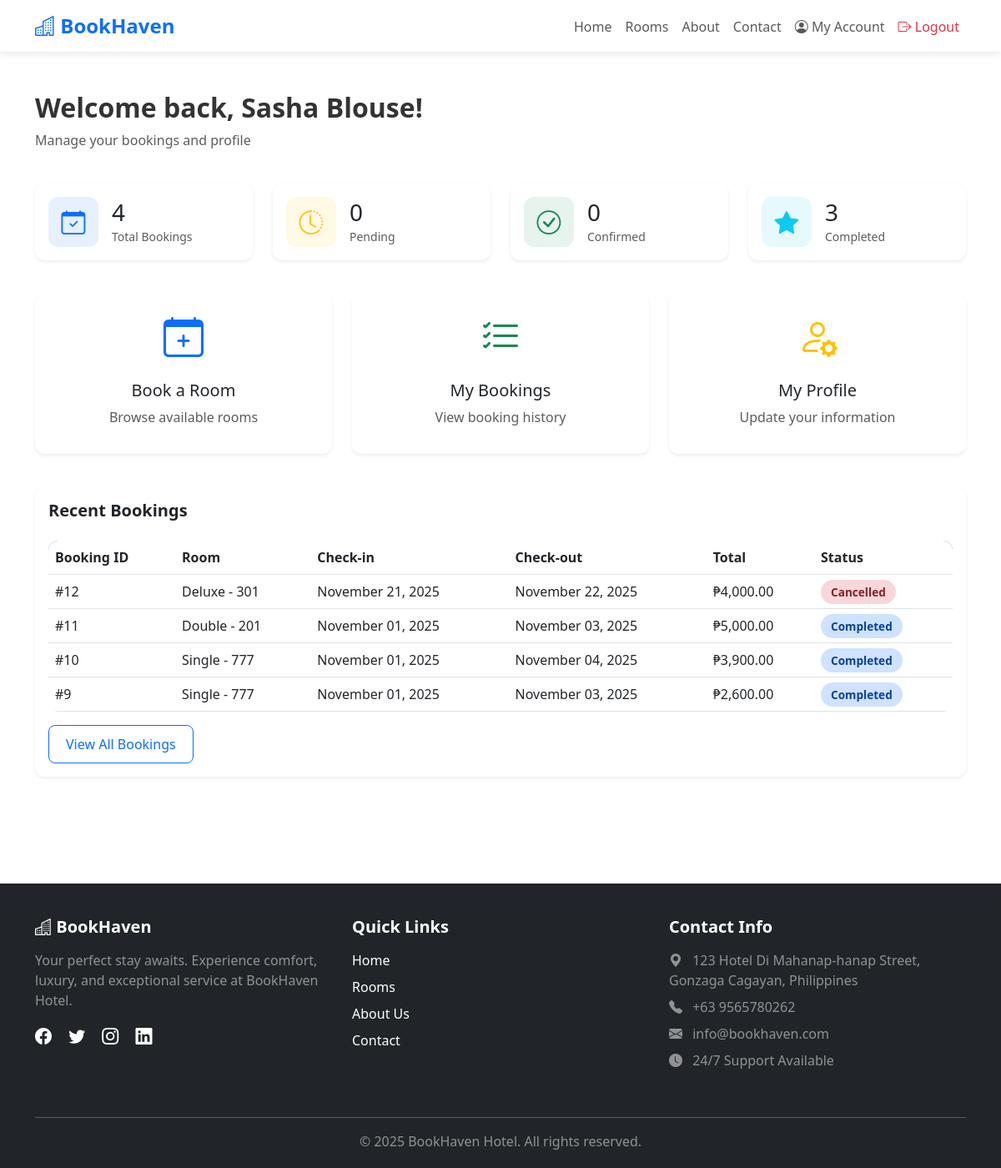
Page /guest/dashboard.php (signed in) on the committed database.
### tables this page shows
CREATE TABLE `bookings` (
  `id` int(11) NOT NULL,
  `user_id` int(11) NOT NULL,
  `room_id` int(11) NOT NULL,
  `check_in` date NOT NULL,
  `check_out` date NOT NULL,
  `total_price` decimal(10,2) NOT NULL,
  `status` enum('pending','confirmed','cancelled','completed') DEFAULT 'pending',
  `special_requests` text DEFAULT NULL,
  `created_at` timestamp NOT NULL DEFAULT current_timestamp(),
  `updated_at` timestamp NOT NULL DEFAULT current_timestamp() ON UPDATE current_timestamp()
);

CREATE TABLE `rooms` (
  `id` int(11) NOT NULL,
  `room_type` varchar(50) NOT NULL,
  `room_number` varchar(20) NOT NULL,
  `description` text DEFAULT NULL,
  `price` decimal(10,2) NOT NULL,
  `capacity` int(11) DEFAULT 2,
  `status` enum('available','occupied','maintenance') DEFAULT 'available',
  `image` varchar(255) DEFAULT NULL,
  `amenities` text DEFAULT NULL,
  `created_at` timestamp NOT NULL DEFAULT current_timestamp(),
  `updated_at` timestamp NOT NULL DEFAULT current_timestamp() ON UPDATE current_timestamp()
);

### config.php (called while the page is built, shortened)
<?php
function formatCurrency($amount) {
    return '₱' . number_format($amount, 2);
}
function formatDate($date) {
    return date('F d, Y', strtotime($date));
}
?>

### guest/dashboard.php (the view, shortened to what this page needs)
<?php
require_once '../config.php';
$conn = getDBConnection();
$user_id = $_SESSION['user_id'];
$stats_query = "SELECT
    COUNT(*) as total_bookings,
    SUM(CASE WHEN status = 'pending' THEN 1 ELSE 0 END) as pending,
    SUM(CASE WHEN status = 'confirmed' THEN 1 ELSE 0 END) as confirmed,
    SUM(CASE WHEN status = 'completed' THEN 1 ELSE 0 END) as completed
    FROM bookings WHERE user_id = ?";
$stmt = $conn->prepare($stats_query);
$stmt->bind_param("i", $user_id);
$stmt->execute();
$stats = $stmt->get_result()->fetch_assoc();
$bookings_query = "SELECT b.*, r.room_type, r.room_number
                   FROM bookings b
                   JOIN rooms r ON b.room_id = r.id
                   WHERE b.user_id = ?
                   ORDER BY b.created_at DESC LIMIT 5";
$stmt = $conn->prepare($bookings_query);
$stmt->bind_param("i", $user_id);
$stmt->execute();
$bookings = $stmt->get_result();
?>
<!DOCTYPE html>
<html lang="en">
<head>
    <link href="https://cdn.jsdelivr.net/npm/bootstrap@5.3.0/dist/css/bootstrap.min.css" rel="stylesheet">
    <link rel="stylesheet" href="https://cdn.jsdelivr.net/npm/bootstrap-icons@1.10.0/font/bootstrap-icons.css">
    <link rel="stylesheet" href="../assets/css/style.css">
</head>
<body>
    <?php include '../includes/navbar.php'; ?>
    <div class="container py-5">
        <div class="row">
            <div class="col-12 mb-4">
                <h2 class="fw-bold">Welcome back, <?php echo $_SESSION['name']; ?>!</h2>
                <p class="text-muted">Manage your bookings and profile</p>
            </div>
        </div>
        <div class="row mb-4">
            <div class="col-md-3 mb-3">
                <div class="card dashboard-card shadow-sm">
                    <div class="card-body">
                        <div class="d-flex align-items-center">
                            <div class="dashboard-icon bg-primary bg-opacity-10 text-primary me-3">
                                <i class="bi bi-calendar-check"></i>
                            </div>
                            <div>
                                <h3 class="mb-0"><?php echo $stats['total_bookings']; ?></h3>
                                <small class="text-muted">Total Bookings</small>
                            </div>
                        </div>
                    </div>
                </div>
            </div>
            <div class="col-md-3 mb-3">
                <div class="card dashboard-card shadow-sm">
                    <div class="card-body">
                        <div class="d-flex align-items-center">
                            <div class="dashboard-icon bg-warning bg-opacity-10 text-warning me-3">
                                <i class="bi bi-clock-history"></i>
                            </div>
                            <div>
                                <h3 class="mb-0"><?php echo $stats['pending']; ?></h3>
                                <small class="text-muted">Pending</small>
                            </div>
                        </div>
                    </div>
                </div>
            </div>
            <div class="col-md-3 mb-3">
                <div class="card dashboard-card shadow-sm">
                    <div class="card-body">
                        <div class="d-flex align-items-center">
                            <div class="dashboard-icon bg-success bg-opacity-10 text-success me-3">
                                <i class="bi bi-check-circle"></i>
                            </div>
                            <div>
                                <h3 class="mb-0"><?php echo $stats['confirmed']; ?></h3>
                                <small class="text-muted">Confirmed</small>
                            </div>
                        </div>
                    </div>
                </div>
            </div>
            <div class="col-md-3 mb-3">
                <div class="card dashboard-card shadow-sm">
                    <div class="card-body">
                        <div class="d-flex align-items-center">
                            <div class="dashboard-icon bg-info bg-opacity-10 text-info me-3">
                                <i class="bi bi-star-fill"></i>
                            </div>
                            <div>
                                <h3 class="mb-0"><?php echo $stats['completed']; ?></h3>
                                <small class="text-muted">Completed</small>
                            </div>
                        </div>
                    </div>
                </div>
            </div>
        </div>
        <div class="row mb-4">
            <div class="col-md-4 mb-3">
                <a href="../rooms.php" class="text-decoration-none">
                    <div class="card h-100 shadow-sm">
                        <div class="card-body text-center">
                            <i class="bi bi-calendar-plus text-primary" style="font-size: 3rem;"></i>
                            <h5 class="mt-3">Book a Room</h5>
                            <p class="text-muted">Browse available rooms</p>
                        </div>
                    </div>
                </a>
            </div>
            <div class="col-md-4 mb-3">
                <a href="my-bookings.php" class="text-decoration-none">
                    <div class="card h-100 shadow-sm">
                        <div class="card-body text-center">
                            <i class="bi bi-list-check text-success" style="font-size: 3rem;"></i>
                            <h5 class="mt-3">My Bookings</h5>
                            <p class="text-muted">View booking history</p>
                        </div>
                    </div>
                </a>
            </div>
            <div class="col-md-4 mb-3">
                <a href="profile.php" class="text-decoration-none">
                    <div class="card h-100 shadow-sm">
                        <div class="card-body text-center">
                            <i class="bi bi-person-gear text-warning" style="font-size: 3rem;"></i>
                            <h5 class="mt-3">My Profile</h5>
                            <p class="text-muted">Update your information</p>
                        </div>
                    </div>
                </a>
            </div>
        </div>
        <div class="card shadow-sm">
            <div class="card-body">
                <h5 class="fw-bold mb-4">Recent Bookings</h5>
                <?php if ($bookings->num_rows > 0): ?>
                    <div class="table-responsive">
                        <table class="table">
                            <thead>
                                <tr>
                                    <th>Booking ID</th>
                                    <th>Room</th>
                                    <th>Check-in</th>
                                    <th>Check-out</th>
                                    <th>Total</th>
                                    <th>Status</th>
                                </tr>
                            </thead>
                            <tbody>
                                <?php while($booking = $bookings->fetch_assoc()): ?>
                                <tr>
                                    <td>#<?php echo $booking['id']; ?></td>
                                    <td><?php echo $booking['room_type']; ?> - <?php echo $booking['room_number']; ?></td>
                                    <td><?php echo formatDate($booking['check_in']); ?></td>
                                    <td><?php echo formatDate($booking['check_out']); ?></td>
                                    <td><?php echo formatCurrency($booking['total_price']); ?></td>
                                    <td>
                                        <span class="status-badge status-<?php echo $booking['status']; ?>">
                                            <?php echo ucfirst($booking['status']); ?>
                                        </span>
                                    </td>
                                </tr>
                                <?php endwhile; ?>
                            </tbody>
                        </table>
                    </div>
                    <a href="my-bookings.php" class="btn btn-outline-primary">View All Bookings</a>
                <?php endif; ?>
            </div>
        </div>
    </div>
    <?php include '../includes/footer.php'; ?>
</body>
</html>

### assets/css/style.css (style rules this page uses)
:root { --primary-color: #0d6efd; --secondary-color: #6c757d; --success-color: #198754; --danger-color: #dc3545; --warning-color: #ffc107; --info-color: #0dcaf0; --dark-color: #212529; --light-color: #f8f9fa; }
body { font-family: 'Segoe UI', Tahoma, Geneva, Verdana, sans-serif; color: #333; }
.btn { border-radius: 8px; padding: 10px 20px; font-weight: 500; transition: all 0.3s ease; }
.card { border-radius: 12px; border: none; }
.dashboard-card { border-radius: 12px; border: none; transition: all 0.3s ease; }
.dashboard-icon { width: 60px; height: 60px; display: flex; align-items: center; justify-content: center; border-radius: 12px; font-size: 1.8rem; }
.table { border-radius: 12px; overflow: hidden; }
.table thead { background: var(--primary-color); color: white; }
.status-badge { padding: 5px 12px; border-radius: 20px; font-size: 0.85rem; font-weight: 600; }
.status-cancelled { background: #f8d7da; color: #842029; }
.status-completed { background: #cfe2ff; color: #084298; }

### rows in the picture
bookings: id "12", room.room_type "Deluxe", room.room_number "301", check_in "November 21, 2025", check_out "November 22, 2025", total_price "₱4,000.00", status "Cancelled"
bookings: id "11", room.room_type "Double", room.room_number "201", check_in "November 01, 2025", check_out "November 03, 2025", total_price "₱5,000.00", status "Completed"
bookings: id "10", room.room_type "Single", room.room_number "777", check_in "November 01, 2025", check_out "November 04, 2025", total_price "₱3,900.00", status "Completed"
bookings: id "9", room.room_type "Single", room.room_number "777", check_in "November 01, 2025", check_out "November 03, 2025", total_price "₱2,600.00", status "Completed"

### other values in the picture
$_SESSION['name'] "Sasha Blouse"
$stats['total_bookings'] "4"
$stats['pending'] "0"
$stats['confirmed'] "0"
$stats['completed'] "3"
